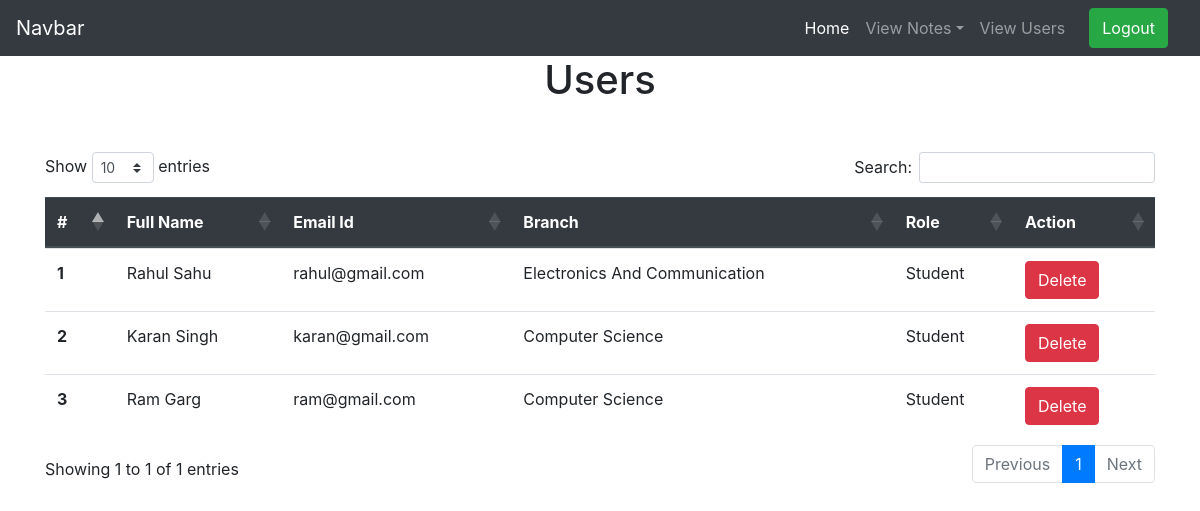
The app's page /view_users (signed in), older data.
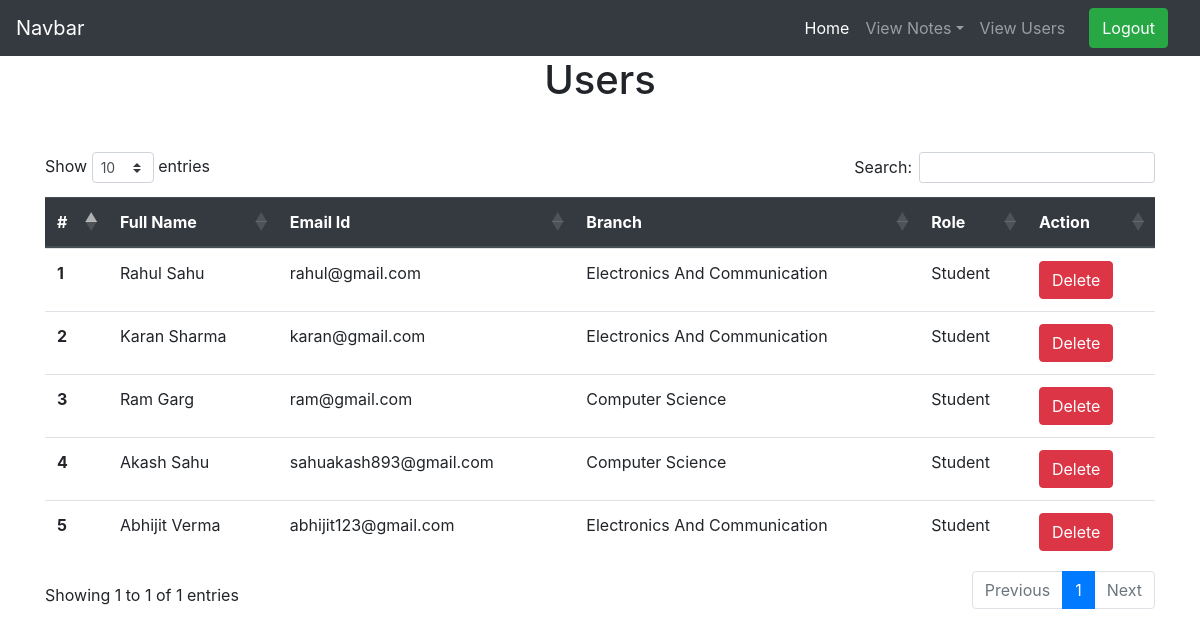
The same page, newer data.
### notes/models.py (models this page shows, shortened)
class Signup(models.Model):
    user = models.ForeignKey(User,on_delete=models.CASCADE)
    branch =models.CharField(max_length=30,null=True)
    role =models.CharField(max_length=15,null=True)

### notes/views.py (the view)
# urls.py: path('view_users',view_users, name='view_users'),
def view_users(request):
    if not request.user.is_authenticated:
           return redirect('index')
    users = Signup.objects.all()
    d={'users':users}
    return render(request,'notes/view_users.html',d)

### notes/templates/notes/view_users.html (shortened to what this page needs)
{% extends 'notes/admin_nav.html' %}
{% load static %}
{% block body %}
<link rel="stylesheet" href="https://cdnjs.cloudflare.com/ajax/libs/twitter-bootstrap/4.5.2/css/bootstrap.css">
<link rel="stylesheet" href="https://cdn.datatables.net/1.10.23/css/dataTables.bootstrap4.min.css">
<h1 class="text-center">Users </h1>
<div class="container mt-5">
    <table class="table" id="example">
        <thead class="thead-dark">
          <tr>
            <th scope="col">#</th>
            <th scope="col">Full Name</th>
            <th scope="col">Email Id</th>
            <th scope="col">Branch</th>
            <th scope="col">Role</th>
            <th scope="col">Action</th>
          </tr>
        </thead>
        {% for i in users %}
        <tbody>
          <tr>
            <th scope="row">{{forloop.counter }}</th>
            <td style="text-transform: capitalize;">{{i.user.first_name}} {{i.user.last_name}}</td>
            <td>{{i.user.email}}</td>
            <td>{{i.branch}}</td>
            <td>{{i.role}}</td>
            <td><a href="{% url 'delete_users' i.user.id %}" class="btn btn-danger" onclick="return confirm('Are You Sure')">Delete</a></td>
          </tr>
        </tbody>
        {% endfor %}
      </table>
</div>
{% endblock %}

### notes/templates/notes/admin_nav.html (shortened to what this page needs)
<!DOCTYPE html>
<html lang="en">
<head>
  <link rel="stylesheet" href="https://maxcdn.bootstrapcdn.com/bootstrap/4.3.1/css/bootstrap.min.css">
  <link rel="stylesheet" href="https://use.fontawesome.com/releases/v5.6.3/css/all.css">
</head>
<body>
  <nav class="navbar navbar-expand-lg navbar-dark bg-dark">
    <a class="navbar-brand" href="#">Navbar</a>
    <div class="collapse navbar-collapse" id="navbarSupportedContent">
      <ul class="navbar-nav ml-auto">
        <li class="nav-item active">
          <a class="nav-link" href="{% url 'admin_home' %}">Home </a>
        </li>
        <li class="nav-item dropdown">
          <a class="nav-link dropdown-toggle" href="#" data-toggle="dropdown">View Notes</a>
        </li>
        <li class="nav-item mr-3">
          <a class="nav-link" href="{% url 'view_users' %}">View Users</a>
        </li>
          <button type="button" class="btn btn-success mr-3" >
            <a  href="/logout" style="text-decoration: none;color: white;">Logout</a>
          </button>
      </ul>
    </div>
  </nav>
</body>
</html>
{% block body %}
{% endblock %}

Row changes from the older to the newer data that the page shows:
changed Signup "Karan": user.last_name "Singh" → "Sharma"; branch "Computer Science" → "Electronics And Communication"
added Signup: user.first_name "Akash", user.last_name "Sahu", user.email "sahuakash893@gmail.com", branch "Computer Science", role "Student"
added Signup: user.first_name "Abhijit", user.last_name "Verma", user.email "abhijit123@gmail.com", branch "Electronics And Communication", role "Student"
